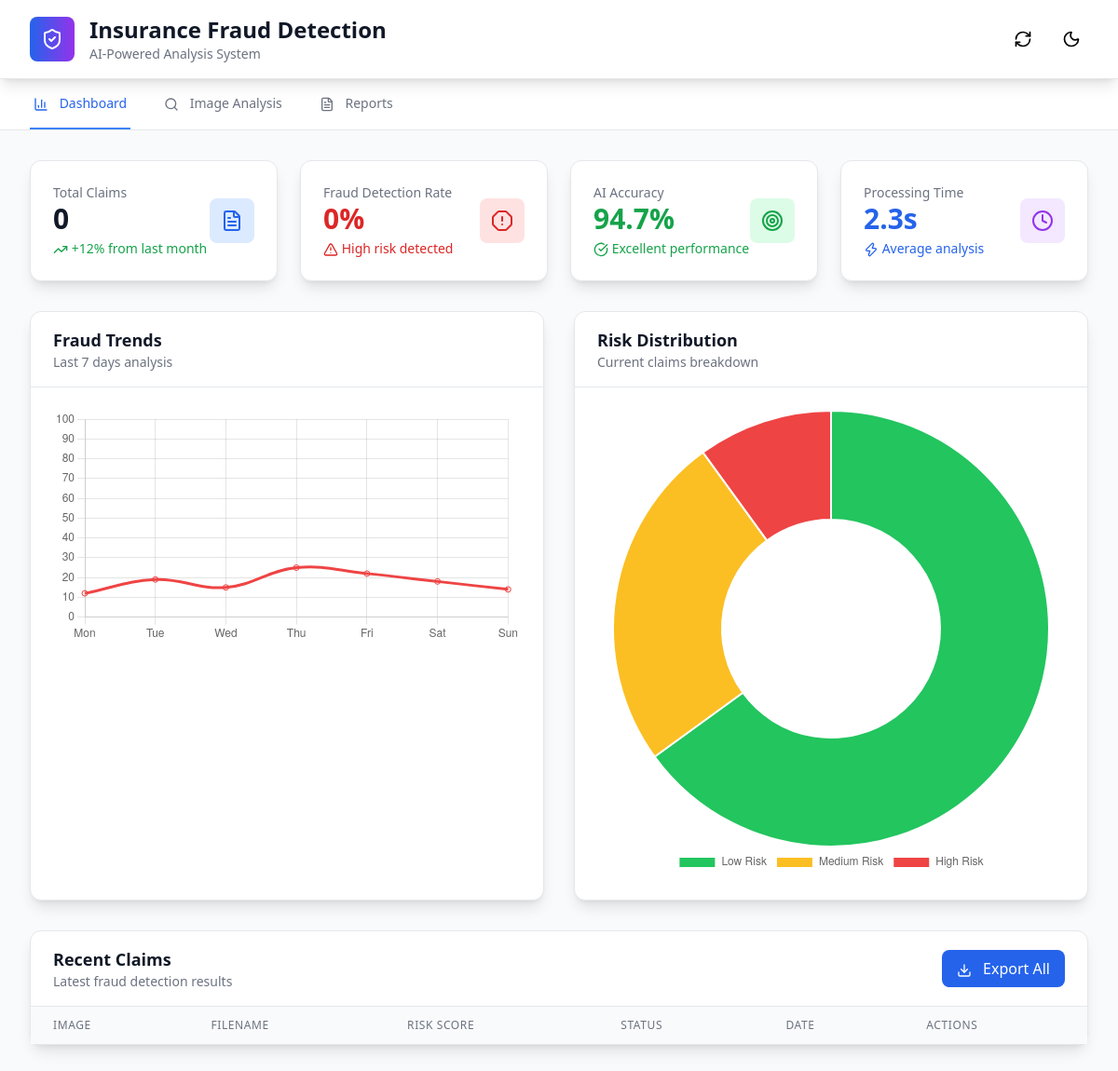
Before: / with the older database file.
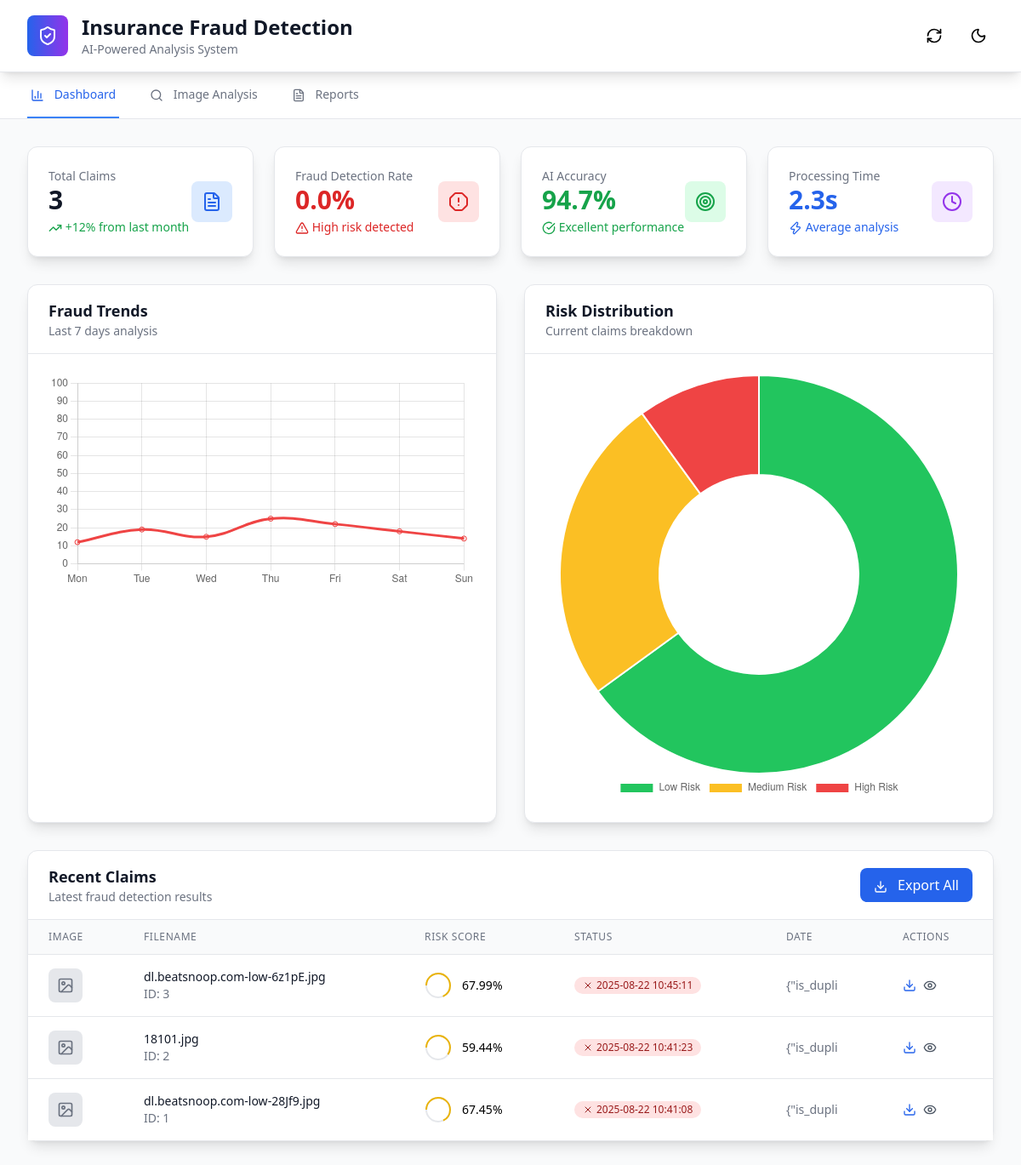
After: the same page with the newer database file.
### tables this page shows
CREATE TABLE claims (
                id INTEGER PRIMARY KEY AUTOINCREMENT,
                filename TEXT NOT NULL,
                file_hash TEXT NOT NULL,
                fraud_score REAL NOT NULL,
                metadata TEXT,
                analysis_results TEXT,
                timestamp DATETIME DEFAULT CURRENT_TIMESTAMP,
                recommendation TEXT
            );

### main.py (the view)
@app.route('/')
def index():
    stats = fraud_detector.get_dashboard_stats()
    return render_template('index.html', stats=stats)

### templates/index.html (shortened to what this page needs)
<!DOCTYPE html>
<html lang="en">
<head>
    <script src="https://cdn.tailwindcss.com"></script>
</head>
<body class="bg-gray-50 transition-colors duration-300">
    <div class="min-h-screen">
        <header class="bg-white shadow-lg border-b border-gray-200 sticky top-0 z-50">
            <div class="max-w-7xl mx-auto px-4 sm:px-6 lg:px-8">
                <div class="flex justify-between items-center py-4">
                    <div class="flex items-center space-x-4">
                        <div class="flex items-center justify-center w-12 h-12 bg-gradient-to-r from-blue-600 to-purple-600 rounded-lg">
                            <i data-lucide="shield-check" class="w-6 h-6 text-white"></i>
                        </div>
                        <div>
                            <h1 class="text-2xl font-bold text-gray-900">Insurance Fraud Detection</h1>
                            <p class="text-sm text-gray-500">AI-Powered Analysis System</p>
                        </div>
                    </div>
                    <div class="flex items-center space-x-4">
                        <button id="refreshData" class="p-2 rounded-lg hover:bg-gray-100 transition-colors">
                            <i data-lucide="refresh-cw" class="w-5 h-5"></i>
                        </button>
                        <button id="themeToggle" class="p-2 rounded-lg hover:bg-gray-100 transition-colors">
                            <i data-lucide="moon" id="themeIcon" class="w-5 h-5"></i>
                        </button>
                    </div>
                </div>
            </div>
        </header>
        <nav class="bg-white border-b border-gray-200">
            <div class="max-w-7xl mx-auto px-4 sm:px-6 lg:px-8">
                <div class="flex space-x-8">
                    <button class="tab-button active py-4 px-1 border-b-2 border-blue-500 text-blue-600 font-medium text-sm" data-tab="dashboard">
                        <i data-lucide="bar-chart-3" class="w-4 h-4 inline mr-2"></i>
                        Dashboard
                    </button>
                    <button class="tab-button py-4 px-1 border-b-2 border-transparent text-gray-500 hover:text-gray-700 font-medium text-sm" data-tab="analysis">
                        <i data-lucide="search" class="w-4 h-4 inline mr-2"></i>
                        Image Analysis
                    </button>
                    <button class="tab-button py-4 px-1 border-b-2 border-transparent text-gray-500 hover:text-gray-700 font-medium text-sm" data-tab="reports">
                        <i data-lucide="file-text" class="w-4 h-4 inline mr-2"></i>
                        Reports
                    </button>
                </div>
            </div>
        </nav>
        <main class="max-w-7xl mx-auto px-4 sm:px-6 lg:px-8 py-8">
            <div id="dashboard-tab" class="tab-content">
                <div class="grid grid-cols-1 md:grid-cols-2 lg:grid-cols-4 gap-6 mb-8">
                    <div class="bg-white rounded-xl shadow-lg p-6 border border-gray-200 card-hover">
                        <div class="flex items-center justify-between">
                            <div>
                                <p class="text-sm font-medium text-gray-500">Total Claims</p>
                                <p class="text-3xl font-bold text-gray-900" id="totalClaims">{{ stats.total_claims }}</p>
                                <p class="text-sm text-green-600 mt-1">
                                    <i data-lucide="trending-up" class="w-4 h-4 inline"></i>
                                    +12% from last month
                                </p>
                            </div>
                            <div class="w-12 h-12 bg-blue-100 rounded-lg flex items-center justify-center">
                                <i data-lucide="file-text" class="w-6 h-6 text-blue-600"></i>
                            </div>
                        </div>
                    </div>
                    <div class="bg-white rounded-xl shadow-lg p-6 border border-gray-200 card-hover">
                        <div class="flex items-center justify-between">
                            <div>
                                <p class="text-sm font-medium text-gray-500">Fraud Detection Rate</p>
                                <p class="text-3xl font-bold text-red-600" id="fraudRatio">{{ stats.fraud_ratio }}%</p>
                                <p class="text-sm text-red-600 mt-1">
                                    <i data-lucide="alert-triangle" class="w-4 h-4 inline"></i>
                                    High risk detected
                                </p>
                            </div>
                            <div class="w-12 h-12 bg-red-100 rounded-lg flex items-center justify-center">
                                <i data-lucide="alert-octagon" class="w-6 h-6 text-red-600"></i>
                            </div>
                        </div>
                    </div>
                    <div class="bg-white rounded-xl shadow-lg p-6 border border-gray-200 card-hover">
                        <div class="flex items-center justify-between">
                            <div>
                                <p class="text-sm font-medium text-gray-500">AI Accuracy</p>
                                <p class="text-3xl font-bold text-green-600">94.7%</p>
                                <p class="text-sm text-green-600 mt-1">
                                    <i data-lucide="check-circle" class="w-4 h-4 inline"></i>
                                    Excellent performance
                                </p>
                            </div>
                            <div class="w-12 h-12 bg-green-100 rounded-lg flex items-center justify-center">
                                <i data-lucide="target" class="w-6 h-6 text-green-600"></i>
                            </div>
                        </div>
                    </div>
                    <div class="bg-white rounded-xl shadow-lg p-6 border border-gray-200 card-hover">
                        <div class="flex items-center justify-between">
                            <div>
                                <p class="text-sm font-medium text-gray-500">Processing Time</p>
                                <p class="text-3xl font-bold text-blue-600">2.3s</p>
                                <p class="text-sm text-blue-600 mt-1">
                                    <i data-lucide="zap" class="w-4 h-4 inline"></i>
                                    Average analysis
                                </p>
                            </div>
                            <div class="w-12 h-12 bg-purple-100 rounded-lg flex items-center justify-center">
                                <i data-lucide="clock" class="w-6 h-6 text-purple-600"></i>
                            </div>
                        </div>
                    </div>
                </div>
                <div class="grid grid-cols-1 lg:grid-cols-2 gap-8 mb-8">
                    <div class="bg-white rounded-xl shadow-lg border border-gray-200">
                        <div class="px-6 py-4 border-b border-gray-200">
                            <h3 class="text-lg font-semibold text-gray-900">Fraud Trends</h3>
                            <p class="text-sm text-gray-500">Last 7 days analysis</p>
                        </div>
                        <div class="p-6">
                            <canvas id="fraudTrendsChart" width="400" height="200"></canvas>
                        </div>
                    </div>
                    <div class="bg-white rounded-xl shadow-lg border border-gray-200">
                        <div class="px-6 py-4 border-b border-gray-200">
                            <h3 class="text-lg font-semibold text-gray-900">Risk Distribution</h3>
                            <p class="text-sm text-gray-500">Current claims breakdown</p>
                        </div>
                        <div class="p-6">
                            <canvas id="riskDistributionChart" width="400" height="200"></canvas>
                        </div>
                    </div>
                </div>
                <div class="bg-white rounded-xl shadow-lg border border-gray-200">
                    <div class="px-6 py-4 border-b border-gray-200">
                        <div class="flex justify-between items-center">
                            <div>
                                <h3 class="text-lg font-semibold text-gray-900">Recent Claims</h3>
                                <p class="text-sm text-gray-500">Latest fraud detection results</p>
                            </div>
                            <button id="exportClaims" class="bg-blue-600 text-white px-4 py-2 rounded-lg hover:bg-blue-700 transition-colors">
                                <i data-lucide="download" class="w-4 h-4 inline mr-2"></i>
                                Export All
                            </button>
                        </div>
                    </div>
                    <div class="overflow-x-auto">
                        <table class="min-w-full divide-y divide-gray-200">
                            <thead class="bg-gray-50">
                                <tr>
                                    <th class="px-6 py-3 text-left text-xs font-medium text-gray-500 uppercase tracking-wider">Image</th>
                                    <th class="px-6 py-3 text-left text-xs font-medium text-gray-500 uppercase tracking-wider">Filename</th>
                                    <th class="px-6 py-3 text-left text-xs font-medium text-gray-500 uppercase tracking-wider">Risk Score</th>
                                    <th class="px-6 py-3 text-left text-xs font-medium text-gray-500 uppercase tracking-wider">Status</th>
                                    <th class="px-6 py-3 text-left text-xs font-medium text-gray-500 uppercase tracking-wider">Date</th>
                                    <th class="px-6 py-3 text-left text-xs font-medium text-gray-500 uppercase tracking-wider">Actions</th>
                                </tr>
                            </thead>
                            <tbody class="bg-white divide-y divide-gray-200" id="recentClaimsTable">
                                {% for claim in stats.recent_claims %}
                                <tr class="hover:bg-gray-50">
                                    <td class="px-6 py-4 whitespace-nowrap">
                                        <div class="w-10 h-10 bg-gray-200 rounded-lg flex items-center justify-center">
                                            <i data-lucide="image" class="w-5 h-5 text-gray-500"></i>
                                        </div>
                                    </td>
                                    <td class="px-6 py-4 whitespace-nowrap">
                                        <div class="text-sm font-medium text-gray-900">{{ claim[1] }}</div>
                                        <div class="text-sm text-gray-500">ID: {{ claim[0] }}</div>
                                    </td>
                                    <td class="px-6 py-4 whitespace-nowrap">
                                        <div class="flex items-center">
                                            <div class="mr-3">
                                                <svg class="w-8 h-8 transform -rotate-90">
                                                    <circle cx="16" cy="16" r="14" stroke="currentColor" stroke-width="2" fill="none" class="text-gray-200"></circle>
                                                    <circle cx="16" cy="16" r="14" stroke="currentColor" stroke-width="2" fill="none"
                                                            class="progress-ring {% if claim[3] < 30 %}text-green-500{% elif claim[3] < 70 %}text-yellow-500{% else %}text-red-500{% endif %}"
                                                            stroke-dasharray="{{ (claim[3] / 100 * 88)|round(1) }} 88"></circle>
                                                </svg>
                                            </div>
                                            <span class="text-sm font-medium">{{ claim[3] }}%</span>
                                        </div>
                                    </td>
                                    <td class="px-6 py-4 whitespace-nowrap">
                                        <span class="inline-flex items-center px-2.5 py-0.5 rounded-full text-xs font-medium
                                            {% if claim[6] == 'APPROVE' %}bg-green-100 text-green-800
                                            {% elif claim[6] == 'REVIEW' %}bg-yellow-100 text-yellow-800
                                            {% else %}bg-red-100 text-red-800{% endif %}">
                                            <i data-lucide="{% if claim[6] == 'APPROVE' %}check{% elif claim[6] == 'REVIEW' %}clock{% else %}x{% endif %}" class="w-3 h-3 mr-1"></i>
                                            {{ claim[6] }}
                                        </span>
                                    </td>
                                    <td class="px-6 py-4 whitespace-nowrap text-sm text-gray-500">{{ claim[5][:10] }}</td>
                                    <td class="px-6 py-4 whitespace-nowrap text-sm font-medium">
                                        <div class="flex space-x-2">
                                            <a href="/generate_report/{{ claim[0] }}" class="text-blue-600 hover:text-blue-900">
                                                <i data-lucide="download" class="w-4 h-4"></i>
                                            </a>
                                            <button class="text-gray-600 hover:text-gray-900" onclick="viewClaimDetails({{ claim[0] }})">
                                                <i data-lucide="eye" class="w-4 h-4"></i>
                                            </button>
                                        </div>
                                    </td>
                                </tr>
                                {% endfor %}
                            </tbody>
                        </table>
                    </div>
                </div>
            </div>
        </main>
    </div>
</body>
</html>

### templates/index.html (style rules this page uses)
.card-hover { transition: all 0.3s ease; }

Changed rows visible on the page:
added claims: filename "dl.beatsnoop.com-low-6z1pE.jpg", id "3", fraud_score "67.99", timestamp "2025-08-22 10:45:11", analysis_results "{\"is_dupli"
added claims: filename "18101.jpg", id "2", fraud_score "59.44", timestamp "2025-08-22 10:41:23", analysis_results "{\"is_dupli"
added claims: filename "dl.beatsnoop.com-low-28Jf9.jpg", id "1", fraud_score "67.45", timestamp "2025-08-22 10:41:08", analysis_results "{\"is_dupli"
Other visible differences:
{{ stats.total_claims }}: "0" → "3"
{{ stats.fraud_ratio }}: "0" → "0.0"
